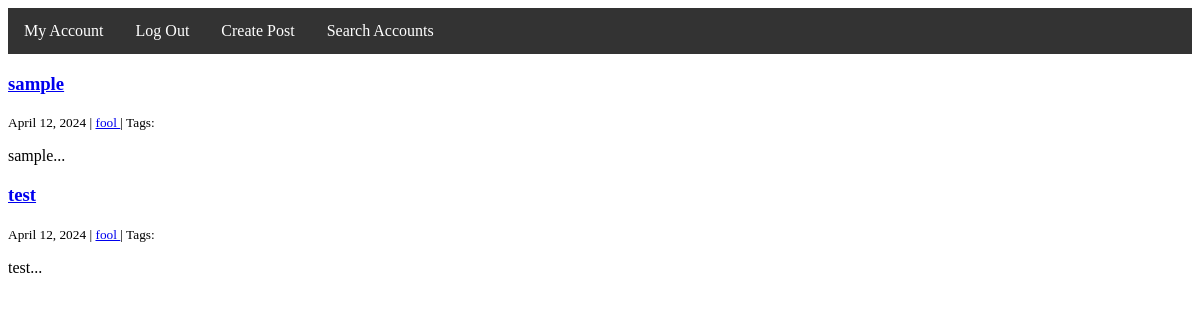
The app's page / (signed in), older data.
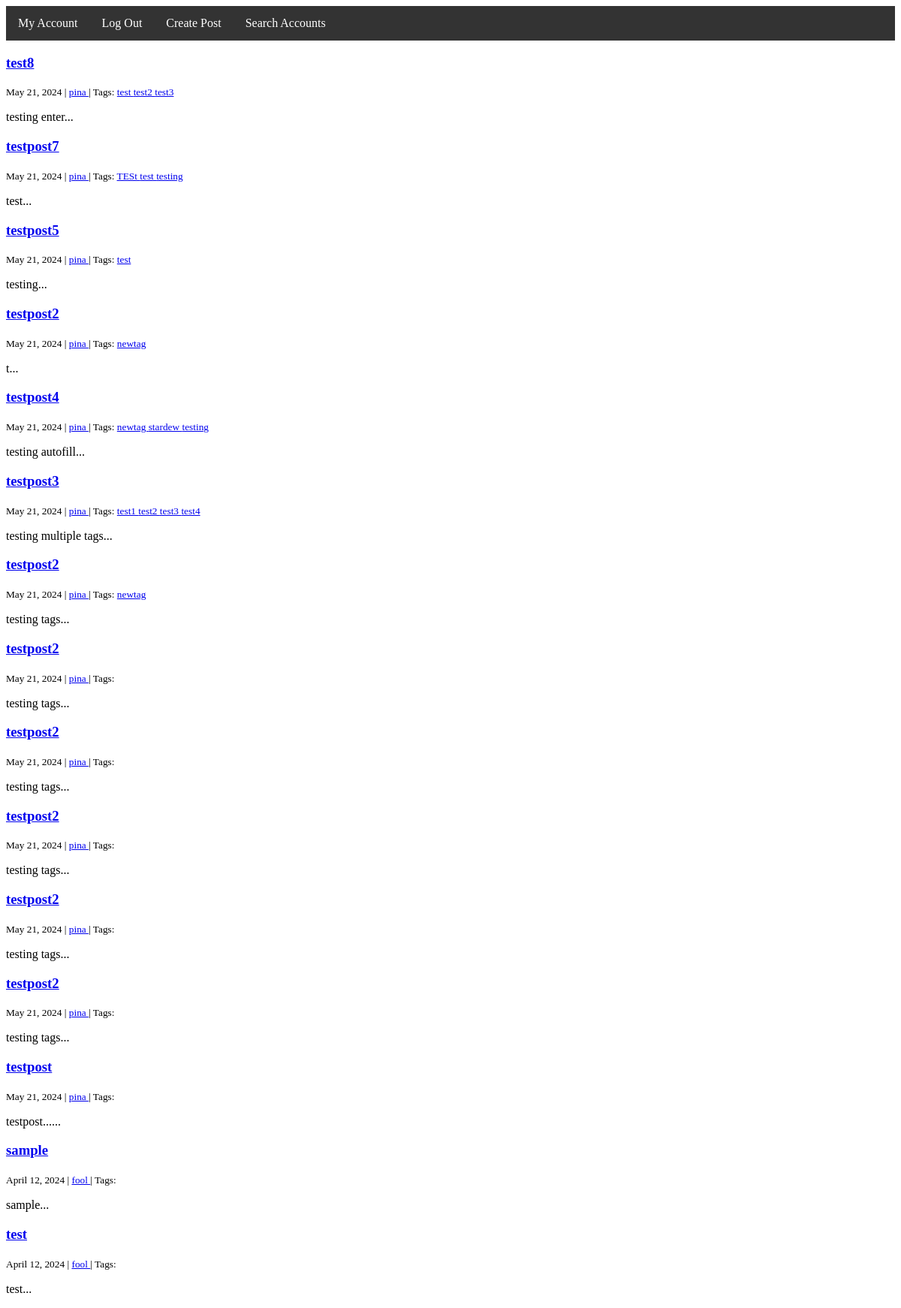
The same page, newer data.
### Main/models.py (models this page shows, shortened)
class Post(models.Model):
    accountname = models.ForeignKey(Account, on_delete=models.CASCADE, null=True, blank=True)
    post_title = models.CharField(max_length=128)
    post_community = models.CharField(max_length=128)
    post_body = models.TextField()
    created_on = models.DateTimeField(auto_now_add=True)
    last_modified = models.DateTimeField(auto_now=True)
    tags = models.ManyToManyField("Tag", related_name="posts")
    votes = GenericRelation(Activity)
    reported_count = models.PositiveIntegerField(default=0)

class Account(models.Model):
    user_owner = models.ForeignKey(User, on_delete=models.CASCADE)
    username = models.CharField(max_length=128, null=True, unique=True)
    password = models.CharField(max_length=64, default = 'password')
    email = models.CharField(max_length=128)
    account_name = models.CharField(max_length=128)
    account_bio = models.TextField()
    reported_count = models.PositiveIntegerField(default=0)

class Tag(models.Model):
    name = models.CharField(max_length=30)

### Main/views.py (the view)
# urls.py: path('', HomePage, name='home'),
def HomePage(request):
    if not request.user.is_authenticated:
        context = {}
        return render(request, "home.html", context)
    elif request.user.is_authenticated:
        posts = Post.objects.all().order_by("-created_on")
        context = {"posts": posts, "current_user": request.user}
        return render(request, "UserFeed.html", context)

### templates/UserFeed.html (shortened to what this page needs)
<!DOCTYPE html>
<html>
<head>
</head>
<body>
<ul>
  <li><a href="{% url 'my_account' current_user.pk %}">My Account</a></li>
  <li><a href="{% url 'logout' %}">Log Out</a></li>
  <li><a href="{% url 'post_index' %}">Create Post</a></li>
  <li><a href="{% url 'search_account' %}">Search Accounts</a></li>
</ul>
{% for post in posts %}
    <h3><a href="{% url 'post_detail' post.pk 0 %}">{{ post.post_title }}</a></h3>
    <small>
        {{ post.created_on.date }} |
        {% if post.accountname %}
            <a href="{% url 'user_account' post.accountname.pk %}">
                {{ post.accountname.account_name }}
            </a>
        {% else %}
            <a href="{% url 'user_account' '0' %}">Superuser</a>
        {% endif %}
        | Tags:
        {% for tag in post.tags.all %}
            <a href="{% url 'post_tag' tag.name %}">
                {{ tag.name }}
            </a>
        {% endfor %}
    </small>
    <p>{{ post.post_body | slice:":400" }}...</p>
{% endfor %}
</body>
</html>

### templates/UserFeed.html (style rules this page uses)
ul { list-style-type: none; margin: 0; padding: 0; overflow: hidden; background-color: #333; }
li { float: left; }
li a { display: block; color: white; text-align: center; padding: 14px 16px; text-decoration: none; }

Row changes from the older to the newer data that the page shows:
added Post: post_title "test8", created_on "May 21, 2024", accountname.account_name "pina", post_body "testing enter"
added Tag: name "test", shown under "test8"
added Tag: name "test2", shown under "test8"
added Tag: name "test3", shown under "test8"
added Post: post_title "testpost7", created_on "May 21, 2024", accountname.account_name "pina", post_body "test"
added Tag: name "TESt", shown under "testpost7"
added Tag: name "test", shown under "testpost7"
added Tag: name "testing", shown under "testpost7"
added Post: post_title "testpost5", created_on "May 21, 2024", accountname.account_name "pina", post_body "testing"
added Tag: name "test", shown under "testpost5"
added Post: post_title "testpost2", created_on "May 21, 2024", accountname.account_name "pina", post_body "t"
added Tag: name "newtag", shown under "testpost2"
added Post: post_title "testpost4", created_on "May 21, 2024", accountname.account_name "pina", post_body "testing autofill"
added Tag: name "newtag", shown under "testpost4"
added Tag: name "stardew", shown under "testpost4"
added Tag: name "testing", shown under "testpost4"
added Post: post_title "testpost3", created_on "May 21, 2024", accountname.account_name "pina", post_body "testing multiple tags"
added Tag: name "test1", shown under "testpost3"
added Tag: name "test2", shown under "testpost3"
added Tag: name "test3", shown under "testpost3"
added Tag: name "test4", shown under "testpost3"
added Post: post_title "testpost2", created_on "May 21, 2024", accountname.account_name "pina", post_body "testing tags"
added Tag: name "newtag", shown under "testpost2"
added Post: post_title "testpost2", created_on "May 21, 2024", accountname.account_name "pina", post_body "testing tags"
added Post: post_title "testpost2", created_on "May 21, 2024", accountname.account_name "pina", post_body "testing tags"
added Post: post_title "testpost2", created_on "May 21, 2024", accountname.account_name "pina", post_body "testing tags"
added Post: post_title "testpost2", created_on "May 21, 2024", accountname.account_name "pina", post_body "testing tags"
added Post: post_title "testpost2", created_on "May 21, 2024", accountname.account_name "pina", post_body "testing tags"
added Post: post_title "testpost", created_on "May 21, 2024", accountname.account_name "pina", post_body "testpost..."
